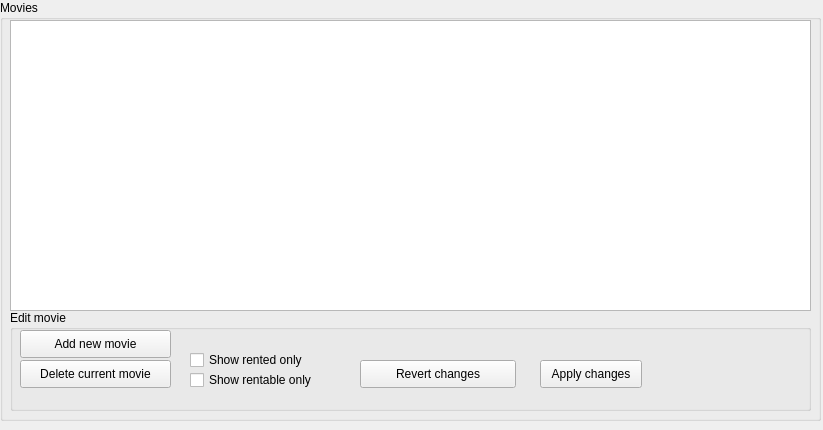
<?xml version="1.0" encoding="UTF-8"?>
<ui version="4.0">
 <class>movieEdit</class>
 <widget class="QWidget" name="movieEdit">
  <property name="geometry">
   <rect>
    <x>0</x>
    <y>0</y>
    <width>823</width>
    <height>430</height>
   </rect>
  </property>
  <property name="sizePolicy">
   <sizepolicy hsizetype="Preferred" vsizetype="Preferred">
    <horstretch>0</horstretch>
    <verstretch>0</verstretch>
   </sizepolicy>
  </property>
  <property name="windowTitle">
   <string>bookEdit</string>
  </property>
  <widget class="QGroupBox" name="groupBox_2">
   <property name="geometry">
    <rect>
     <x>0</x>
     <y>0</y>
     <width>821</width>
     <height>421</height>
    </rect>
   </property>
   <property name="sizePolicy">
    <sizepolicy hsizetype="Preferred" vsizetype="Preferred">
     <horstretch>0</horstretch>
     <verstretch>0</verstretch>
    </sizepolicy>
   </property>
   <property name="title">
    <string>Movies</string>
   </property>
   <widget class="QGroupBox" name="groupBox">
    <property name="geometry">
     <rect>
      <x>10</x>
      <y>310</y>
      <width>801</width>
      <height>101</height>
     </rect>
    </property>
    <property name="title">
     <string>Edit movie</string>
    </property>
    <widget class="QPushButton" name="buttonNewRow">
     <property name="geometry">
      <rect>
       <x>10</x>
       <y>20</y>
       <width>151</width>
       <height>28</height>
      </rect>
     </property>
     <property name="text">
      <string>Add new movie</string>
     </property>
    </widget>
    <widget class="QPushButton" name="buttonDelRow">
     <property name="geometry">
      <rect>
       <x>10</x>
       <y>50</y>
       <width>151</width>
       <height>28</height>
      </rect>
     </property>
     <property name="text">
      <string>Delete current movie</string>
     </property>
    </widget>
    <widget class="QPushButton" name="buttonRevert">
     <property name="geometry">
      <rect>
       <x>350</x>
       <y>50</y>
       <width>156</width>
       <height>28</height>
      </rect>
     </property>
     <property name="text">
      <string>Revert changes</string>
     </property>
    </widget>
    <widget class="QPushButton" name="buttonSubmit">
     <property name="geometry">
      <rect>
       <x>530</x>
       <y>50</y>
       <width>102</width>
       <height>28</height>
      </rect>
     </property>
     <property name="text">
      <string>Apply changes</string>
     </property>
    </widget>
    <widget class="QCheckBox" name="checkBoxRentableToggle">
     <property name="geometry">
      <rect>
       <x>180</x>
       <y>60</y>
       <width>141</width>
       <height>20</height>
      </rect>
     </property>
     <property name="text">
      <string>Show rentable only</string>
     </property>
    </widget>
    <widget class="QCheckBox" name="checkBoxRentedToggle">
     <property name="geometry">
      <rect>
       <x>180</x>
       <y>40</y>
       <width>131</width>
       <height>20</height>
      </rect>
     </property>
     <property name="text">
      <string>Show rented only</string>
     </property>
    </widget>
   </widget>
   <widget class="QTableView" name="TableDB">
    <property name="geometry">
     <rect>
      <x>10</x>
      <y>20</y>
      <width>801</width>
      <height>291</height>
     </rect>
    </property>
    <property name="sizePolicy">
     <sizepolicy hsizetype="Ignored" vsizetype="Ignored">
      <horstretch>0</horstretch>
      <verstretch>0</verstretch>
     </sizepolicy>
    </property>
   </widget>
  </widget>
 </widget>
 <layoutdefault spacing="6" margin="11"/>
 <resources/>
 <connections/>
</ui>
